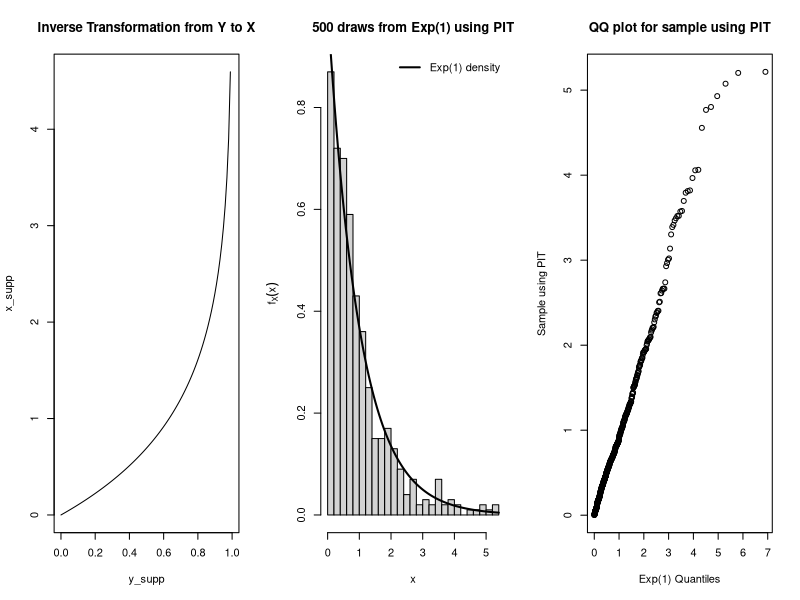
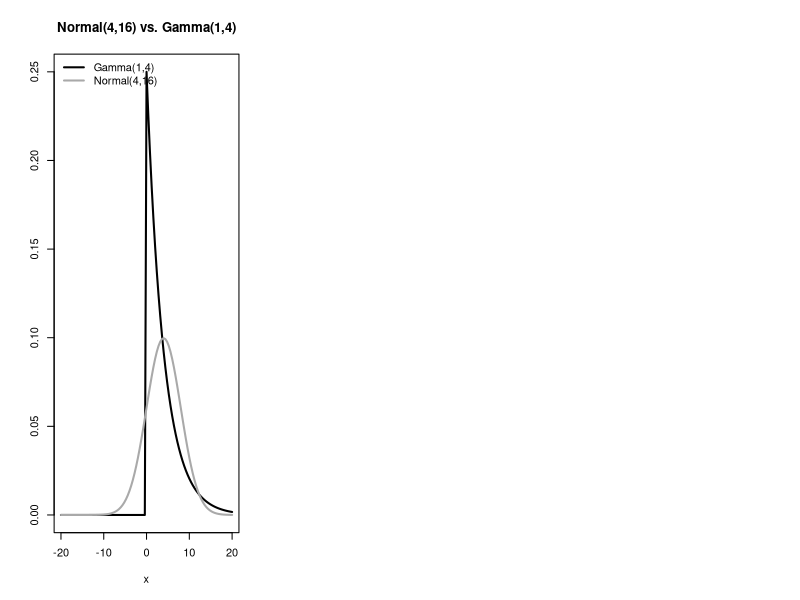

The R script that drew these images, in order:
## ---- chunk 1
knitr::opts_chunk$set(echo = TRUE, height = 5, width = 5, out.width="0.5\\linewidth", fig.align="center")
## ---- chunk 2
# Y = F_X(X) = 1 - exp(-X) <=> X = -ln(1-Y)
# THM 2.1.10 => Y ~ unif(0,1)
# plot the transformation on the support
y_supp <- seq(from = 0, to = 1, length = 100)
x_supp <- -log(1 - y_supp)
par(mfrow = c(1,3))
plot(x_supp ~ y_supp, type = "l",
     main = "Inverse Transformation from Y to X")
# generate random sample from uniform dist 
y <- runif(n = 500, min = 0, max = 1)

# probability integral transformation (PIT)
x_samp <- -log(1 - y)

# compare samples to actual exp(1) dist
hist(x_samp, nclass = 25, freq = F, 
     xlab = "x", ylab = expression(f[X](x)), 
     main = "500 draws from Exp(1) using PIT")
curve(dexp(x, rate = 1/1), lwd = 2, add = T)
legend("topright", bty = "n", lwd = 2, lty = 1, 
       legend = "Exp(1) density")
#qqplot to compare to theoretical exp(1) dist
qqplot(qexp(ppoints(500), 1), x_samp, 
       xlab = "Exp(1) Quantiles", ylab = "Sample using PIT", 
       main = "QQ plot for sample using PIT")
## ---- chunk 3
# plot gamma and normal on same fig
curve(dgamma(x, shape = 1, rate = 1/4), 
      from = -20, to = 20, main = "Normal(4,16) vs. Gamma(1,4)", 
      ylab = "", lwd = 2)
curve(dnorm(x, mean = 4, sd = 4), add = T, 
      lwd = 2, col = "darkgray")
legend("topleft", lwd = c(2,2), col = c(1,"darkgray"), 
       legend = c("Gamma(1,4)", "Normal(4,16)"), 
       bty = "n")
